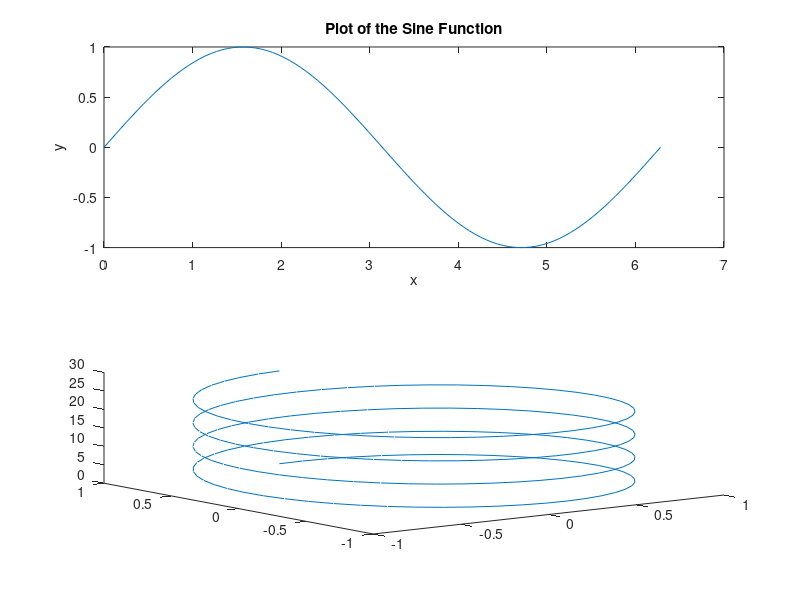

Reproduce this figure in MATLAB.
clc
x = linspace(0, 2*pi, 100);
y = sin(x);
subplot(2, 1, 1)
plot(x, y);
xlabel('x');
ylabel('y');
title("Plot of the Sine Function");

 	

t = linspace(0,8*pi,200);
subplot(2, 1, 2)
plot3(sin(t),cos(t),t)